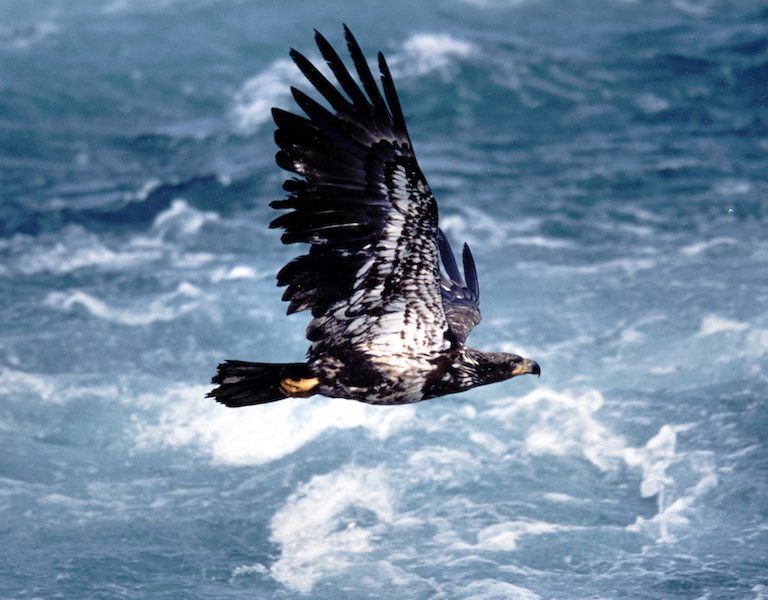
#> input picture Eagle_in_Flight.jpg, 768 x 600 px
$ jupyter execute Exp__1.ipynb
#> lines starting #> are read from the running program, lines starting #| are printed output that depends on the picture
[cell 1]
## Read the image ('Eagle_in_Flight.jpg') using OpenCV imread() as a grayscale image.
import cv2
import matplotlib.pyplot as plt
import numpy as np
image = cv2.imread('Eagle_in_Flight.jpg', cv2.IMREAD_COLOR)
#> image is the input picture: shape (600, 768, 3); mean B, G, R 156.6, 133.3, 108.4

## 2. Print the image width, height & Channel.
image.shape

## 3. Display the image using matplotlib imshow().
img_gray = cv2.cvtColor(image, cv2.COLOR_RGB2GRAY)
plt.imshow(img_gray,cmap='grey')
plt.show()

## 4. Save the image as a PNG file using OpenCV imwrite().
cv2.imwrite('Eagle_in_Flight.png', image)

## 5. Read the saved image above as a color image using cv2.cvtColor().
img = cv2.imread('Eagle_in_Flight.png')
color_img = cv2.cvtColor(img, cv2.COLOR_BGR2RGB)

## 6. Display the Colour image using matplotlib imshow() & Print the image width, height & channel.
plt.imshow(color_img)
plt.title("Coloured Image")
plt.show()
img.shape

## 7. Crop the image to extract any specific (Eagle alone) object from the image.
crop = color_img[0:450,200:550]
plt.imshow(crop)
plt.title("Cropped Region")
plt.axis("off")
plt.show()
crop.shape

## 8. Resize the image up by a factor of 2x.
res= cv2.resize(crop,(200*2, 200*2))

## 9. Flip the cropped/resized image horizontally.
flip= cv2.flip(res,1)
plt.imshow(flip)
plt.title("Flipped Horizontally")
plt.axis("off")

## 10. Read in the image ('Apollo-11-launch.jpg').
img2=cv2.imread('Apollo-11-launch.jpg',cv2.IMREAD_COLOR)
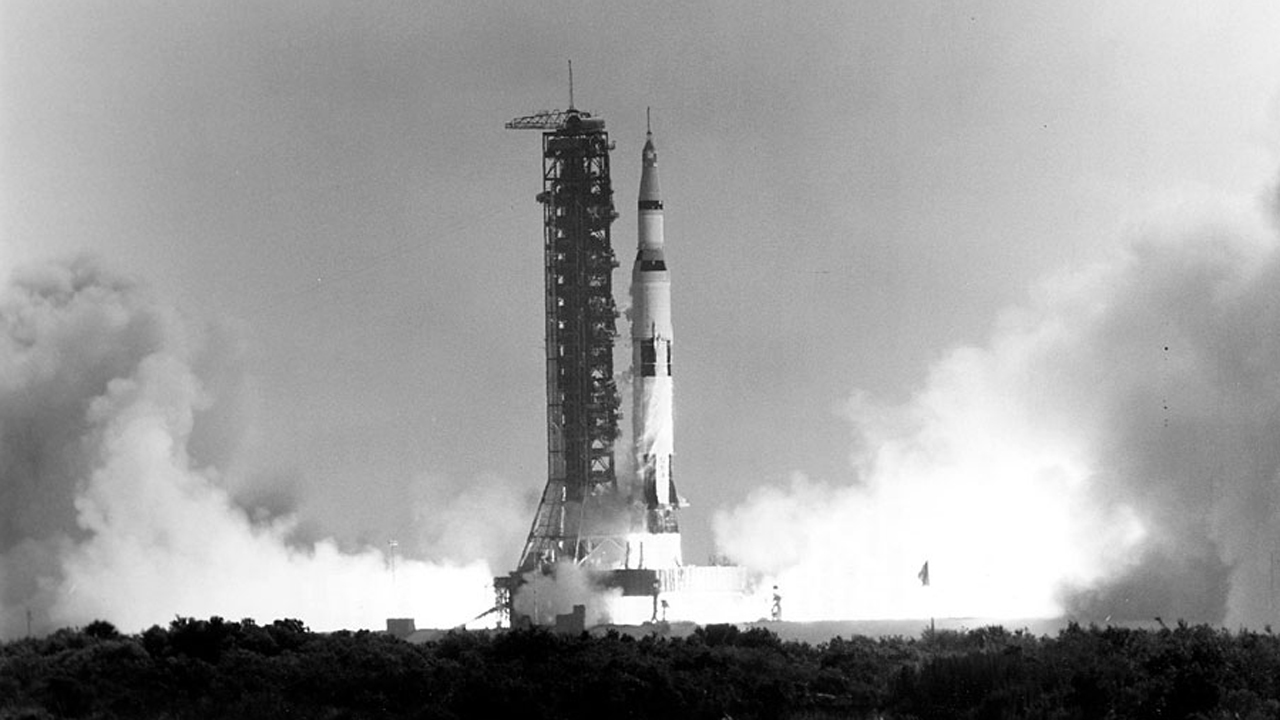
#> input picture Apollo-11-launch.jpg, 1280 x 720 px
#> img2 is the input picture: shape (720, 1280, 3); min 0, max 255, mean 156.2
img_rgb2 = cv2.cvtColor(img2, cv2.COLOR_BGR2RGB)
img_rgb2.shape

## 11. Add the following text to the dark area at the bottom of the image (centered on the image):
text = cv2.putText(img_rgb2, "Apollo 11 Saturn V Launch, July 16, 1969", (300, 700),cv2.FONT_HERSHEY_SIMPLEX, 1, (255, 255, 255), 2)
plt.imshow(text, cmap='gray')
plt.title("Text Edit")
plt.show()

## 12. Draw a magenta rectangle that encompasses the launch tower and the rocket.
rcol= (255, 0, 255)
cv2.rectangle(img_rgb2, (400, 50), (800, 650), rcol, 3)
#> img_rgb2: shape (720, 1280, 3); mean R, G, B 158.5, 155.8, 158.5
plt.imshow(img_rgb2)
plt.show()

## 13. Display the final annotated image.
plt.title("Annotated Image")
plt.imshow(img_rgb2)
plt.show()

## 14. Read the image ('Boy.jpg').
img_boy = cv2.imread('boy.jpg', cv2.IMREAD_COLOR)
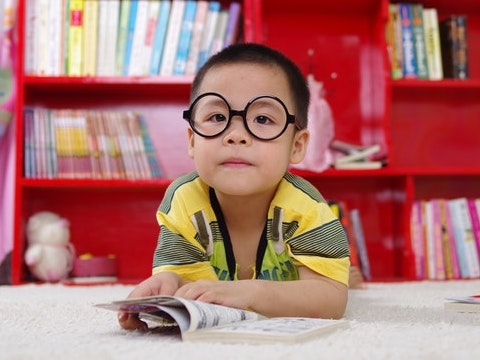
#> input picture boy.jpg, 480 x 360 px
#> img_boy is the input picture: shape (360, 480, 3); mean B, G, R 111.8, 115.3, 174.3
img_rgbb= cv2.cvtColor(img_boy, cv2.COLOR_BGR2RGB)

## 15. Adjust the brightness of the image.
m = np.ones(img_boy.shape, dtype="uint8") * 50

## 16. Create brighter and darker images.
img_brighter = cv2.add(img_boy, m)
img_darker = cv2.subtract(img_boy, m)
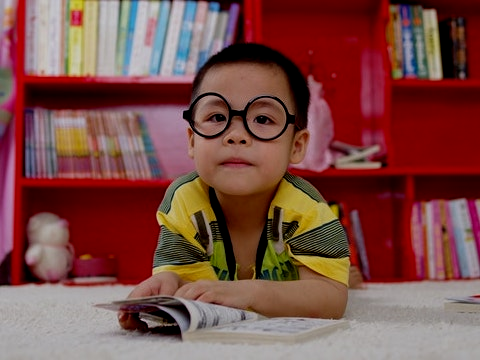
#> img_darker: shape (360, 480, 3); mean B, G, R 71.2, 76.4, 124.7

## 17. Display the images (Original Image, Darker Image, Brighter Image).
plt.figure(figsize=(10,5))
plt.subplot(1,3,1), plt.imshow(img_rgbb), plt.title("Original Image"), plt.axis("off")
plt.subplot(1,3,2), plt.imshow(img_brighter[:,:,::-1]), plt.title("Brighter Image"), plt.axis("off")
plt.subplot(1,3,3), plt.imshow(img_darker[:,:,::-1]), plt.title("Darker Image"), plt.axis("off")
plt.show()
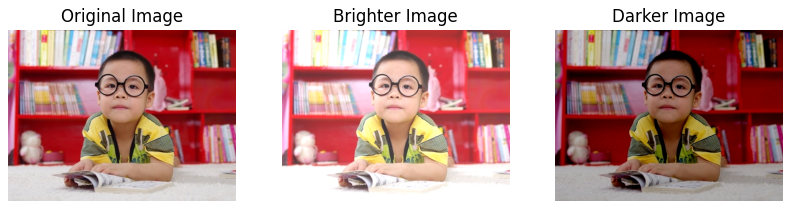
#> figure drawn by matplotlib, 3 panels

## 18. Modify the image contrast.
matrix1 = np.ones(img_boy.shape, dtype="float32") * 1.1
matrix2 = np.ones(img_boy.shape, dtype="float32") * 1.2
img_higher1 = cv2.multiply(img_boy.astype("float32"), matrix1).clip(0,255).astype("uint8")
img_higher2 = cv2.multiply(img_boy.astype("float32"), matrix2).clip(0,255).astype("uint8")
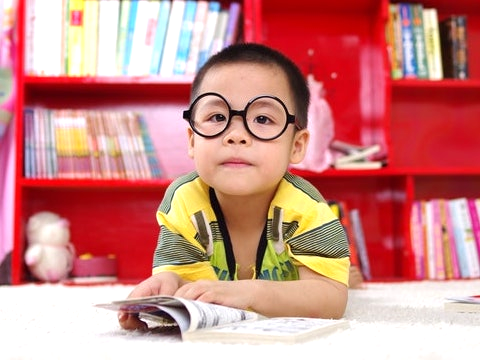
#> img_higher2: shape (360, 480, 3); mean B, G, R 131.8, 136.2, 205.2

## 19. Display the images (Original, Lower Contrast, Higher Contrast).
plt.figure(figsize=(10,5))
plt.subplot(1,3,1), plt.imshow(img_boy), plt.title("Original Image"), plt.axis("off")
plt.subplot(1,3,2), plt.imshow(img_higher1), plt.title("Higher Contrast (1.1x)"), plt.axis("off")
plt.subplot(1,3,3), plt.imshow(img_higher2), plt.title("Higher Contrast (1.2x)"), plt.axis("off")
plt.show()
#> figure, not shown here; B, G, R data is drawn as R, G, B

## 20. Split the image (boy.jpg) into the B,G,R components & Display the channels.
b, g, r = cv2.split(img_boy)
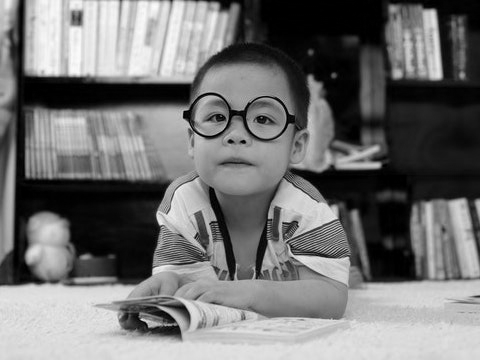
#> g: shape (360, 480); min 0, max 254, mean 115.3

# Step 20 continued: Display the channels
plt.figure(figsize=(10,5))
plt.subplot(1,3,1), plt.imshow(b, cmap='gray'), plt.title("Blue Channel"), plt.axis("off")
plt.subplot(1,3,2), plt.imshow(g, cmap='gray'), plt.title("Green Channel"), plt.axis("off")
plt.subplot(1,3,3), plt.imshow(r, cmap='gray'), plt.title("Red Channel"), plt.axis("off")
plt.show()


## 21. Merged the R, G, B , displays along with the original image
b, g, r = cv2.split(img_boy)
merged = cv2.merge([b, g, r])
plt.imshow(cv2.cvtColor(merged, cv2.COLOR_BGR2RGB))
plt.show()

## 22. Split the image into the H, S, V components & Display the channels.
hsv_img = cv2.cvtColor(img_boy, cv2.COLOR_RGB2HSV)
#> hsv_img: shape (360, 480, 3); mean H, S, V 115, 115.9, 176.2
h, s, v = cv2.split(hsv_img)
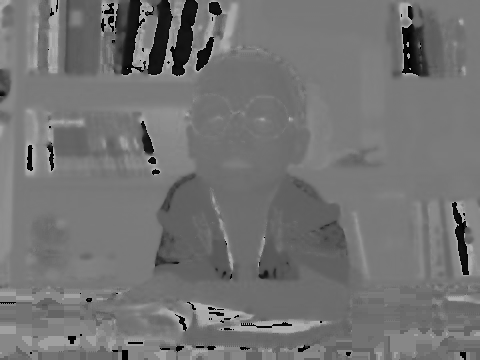
#> h: shape (360, 480); min 0, max 179, mean 115
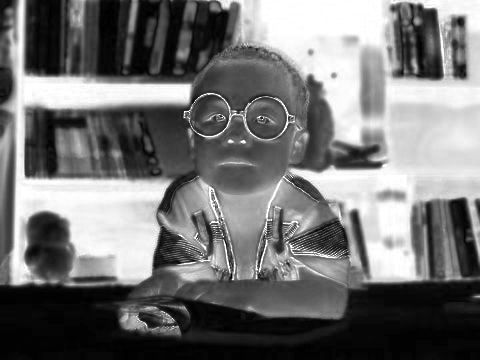
#> s: shape (360, 480); min 0, max 255, mean 115.9
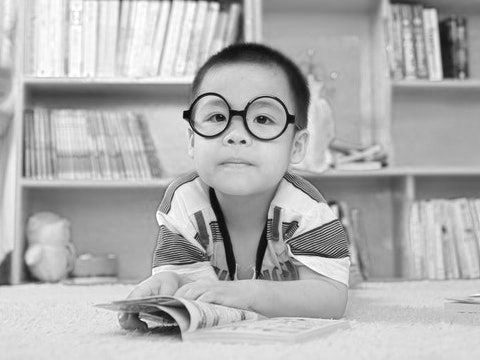
#> v: shape (360, 480); min 6, max 255, mean 176.2
plt.figure(figsize=(10,5))
plt.subplot(1,3,1), plt.imshow(h, cmap='gray'), plt.title("Hue Channel"), plt.axis("off")
plt.subplot(1,3,2), plt.imshow(s, cmap='gray'), plt.title("Saturation Channel"), plt.axis("off")
plt.subplot(1,3,3), plt.imshow(v, cmap='gray'), plt.title("Value Channel"), plt.axis("off")
plt.show()

## 23. Merged the H, S, V, displays along with original image.
merged_hsv = cv2.cvtColor(cv2.merge([h, s, v]), cv2.COLOR_HSV2BGR)
combined = np.concatenate((img_rgbb, merged_hsv), axis=1)
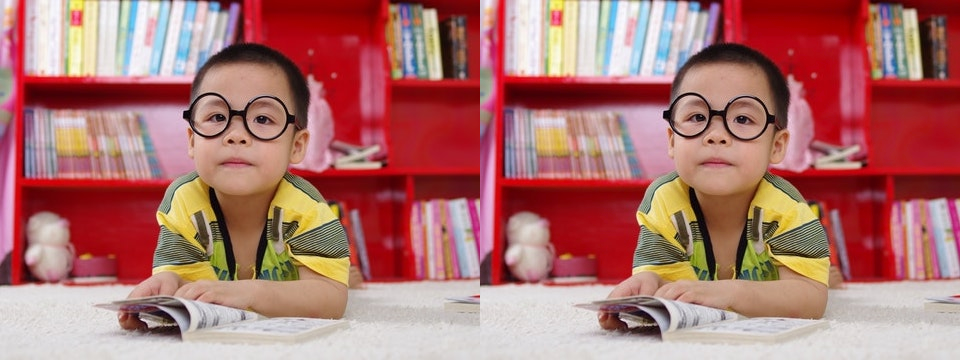
#> combined: shape (360, 960, 3); mean R, G, B 174.2, 115.1, 111.6
plt.figure(figsize=(10, 5))
plt.imshow(combined)
plt.title("Original Image  &  Merged HSV Image")
plt.axis("off")
plt.show()
